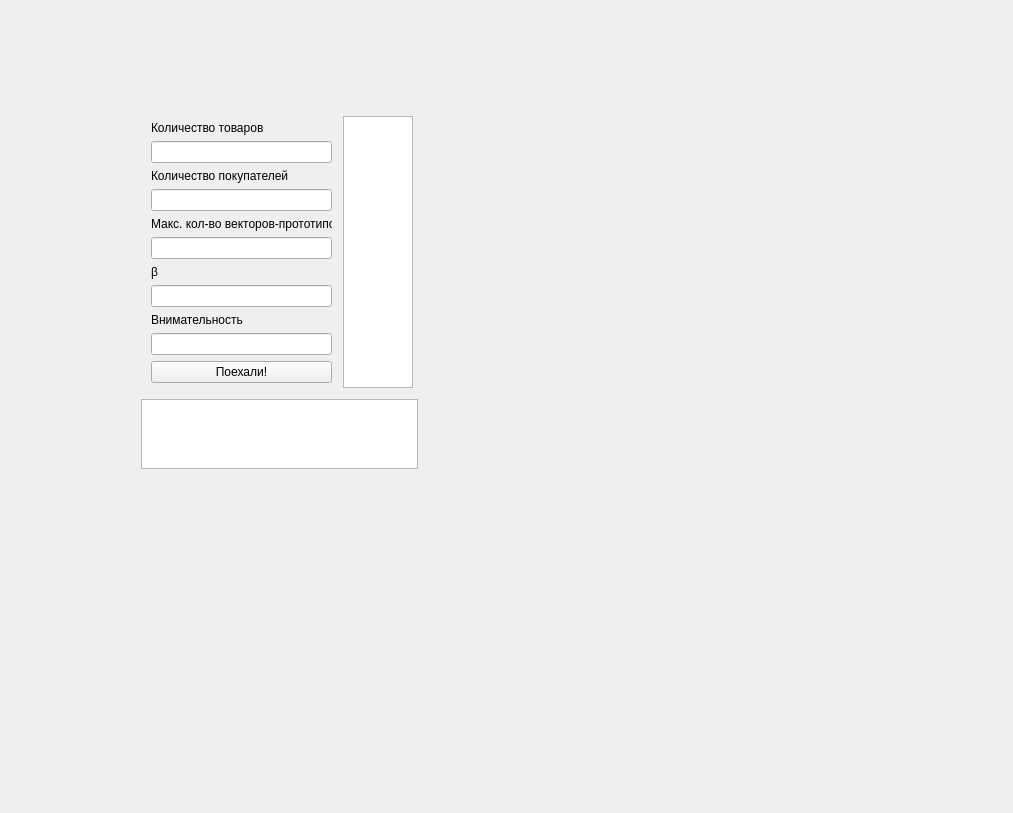
<?xml version="1.0" encoding="UTF-8"?>
<ui version="4.0">
 <class>Form</class>
 <widget class="QWidget" name="Form">
  <property name="geometry">
   <rect>
    <x>0</x>
    <y>0</y>
    <width>1013</width>
    <height>813</height>
   </rect>
  </property>
  <property name="windowTitle">
   <string>Form</string>
  </property>
  <widget class="QWidget" name="verticalLayoutWidget_2">
   <property name="geometry">
    <rect>
     <x>140</x>
     <y>110</y>
     <width>279</width>
     <height>360</height>
    </rect>
   </property>
   <layout class="QVBoxLayout" name="verticalLayout_2">
    <property name="leftMargin">
     <number>1</number>
    </property>
    <property name="topMargin">
     <number>1</number>
    </property>
    <property name="rightMargin">
     <number>1</number>
    </property>
    <property name="bottomMargin">
     <number>1</number>
    </property>
    <item>
     <layout class="QHBoxLayout" name="horizontalLayout">
      <property name="leftMargin">
       <number>5</number>
      </property>
      <property name="topMargin">
       <number>5</number>
      </property>
      <property name="rightMargin">
       <number>5</number>
      </property>
      <property name="bottomMargin">
       <number>5</number>
      </property>
      <item>
       <layout class="QVBoxLayout" name="verticalLayout">
        <property name="sizeConstraint">
         <enum>QLayout::SetMinimumSize</enum>
        </property>
        <property name="leftMargin">
         <number>5</number>
        </property>
        <property name="topMargin">
         <number>5</number>
        </property>
        <property name="rightMargin">
         <number>5</number>
        </property>
        <property name="bottomMargin">
         <number>5</number>
        </property>
        <item>
         <widget class="QLabel" name="label_2">
          <property name="text">
           <string>Количество товаров</string>
          </property>
         </widget>
        </item>
        <item>
         <widget class="QLineEdit" name="max_items_edit"/>
        </item>
        <item>
         <widget class="QLabel" name="label_3">
          <property name="text">
           <string>Количество покупателей</string>
          </property>
         </widget>
        </item>
        <item>
         <widget class="QLineEdit" name="max_customers_edit"/>
        </item>
        <item>
         <widget class="QLabel" name="label_4">
          <property name="text">
           <string>Макс. кол-во векторов-прототипов</string>
          </property>
         </widget>
        </item>
        <item>
         <widget class="QLineEdit" name="total_prototype_vectors_edit"/>
        </item>
        <item>
         <widget class="QLabel" name="label_5">
          <property name="text">
           <string>β</string>
          </property>
         </widget>
        </item>
        <item>
         <widget class="QLineEdit" name="beta_edit"/>
        </item>
        <item>
         <widget class="QLabel" name="label_6">
          <property name="text">
           <string>Внимательность</string>
          </property>
         </widget>
        </item>
        <item>
         <widget class="QLineEdit" name="vigilance_edit"/>
        </item>
        <item>
         <widget class="QPushButton" name="get_recommendations_button">
          <property name="text">
           <string>Поехали!</string>
          </property>
         </widget>
        </item>
        <item>
         <spacer name="verticalSpacer">
          <property name="orientation">
           <enum>Qt::Vertical</enum>
          </property>
          <property name="sizeHint" stdset="0">
           <size>
            <width>20</width>
            <height>40</height>
           </size>
          </property>
         </spacer>
        </item>
       </layout>
      </item>
      <item>
       <widget class="QPlainTextEdit" name="logs"/>
      </item>
     </layout>
    </item>
    <item>
     <widget class="QTableWidget" name="database_table_widget"/>
    </item>
   </layout>
  </widget>
 </widget>
 <resources/>
 <connections/>
</ui>
